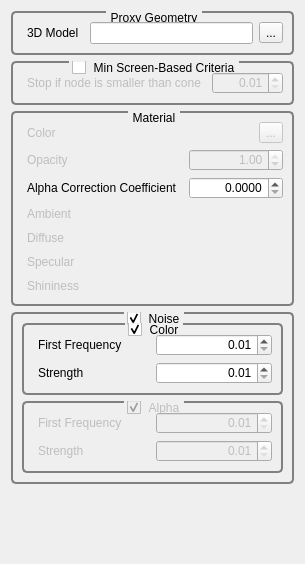
<?xml version="1.0" encoding="UTF-8"?>
<ui version="4.0">
 <class>GvQCustomEditor</class>
 <widget class="QWidget" name="GvQCustomEditor">
  <property name="geometry">
   <rect>
    <x>0</x>
    <y>0</y>
    <width>278</width>
    <height>564</height>
   </rect>
  </property>
  <property name="windowTitle">
   <string>Custom Editor</string>
  </property>
  <property name="styleSheet">
   <string>QGroupBox
{
     background-color: qlineargradient(x1: 0, y1: 0, x2: 0, y2: 1,
                                       stop: 0 #E0E0E0, stop: 1 #FFFFFF);
     border: 2px solid gray;
     border-radius: 5px;
     margin-top: 1ex; /* leave space at the top for the title */
 }

 QGroupBox::title
{
	 subcontrol-origin: margin;
     subcontrol-position: top center; /* position at the top center */
     padding: 0 3px;
     background-color: qlineargradient(x1: 0, y1: 0, x2: 0, y2: 1,
                                       stop: 0 #FFOECE, stop: 1 #FFFFFF);
 }

QLabel
{
	border-radius: 4px;
	padding: 2px;
 }
</string>
  </property>
  <layout class="QVBoxLayout" name="verticalLayout_2">
   <item>
    <widget class="QGroupBox" name="groupBox_4">
     <property name="title">
      <string>Proxy Geometry</string>
     </property>
     <layout class="QHBoxLayout" name="horizontalLayout">
      <item>
       <widget class="QLabel" name="label_3">
        <property name="toolTip">
         <string/>
        </property>
        <property name="text">
         <string>3D Model</string>
        </property>
       </widget>
      </item>
      <item>
       <widget class="QLineEdit" name="_3DModelLineEdit">
        <property name="dragEnabled">
         <bool>false</bool>
        </property>
        <property name="readOnly">
         <bool>true</bool>
        </property>
       </widget>
      </item>
      <item>
       <widget class="QToolButton" name="_3DModelToolButton">
        <property name="toolTip">
         <string>Load 3D model</string>
        </property>
        <property name="text">
         <string>...</string>
        </property>
       </widget>
      </item>
     </layout>
    </widget>
   </item>
   <item>
    <widget class="QGroupBox" name="_screenBasedCriteriaGroupBox">
     <property name="toolTip">
      <string>Stop nodes refinement if node size if smaller than ( k * coneAperture )</string>
     </property>
     <property name="title">
      <string>Min Screen-Based Criteria</string>
     </property>
     <property name="checkable">
      <bool>true</bool>
     </property>
     <property name="checked">
      <bool>false</bool>
     </property>
     <layout class="QHBoxLayout" name="horizontalLayout_2">
      <item>
       <widget class="QLabel" name="_">
        <property name="text">
         <string>Stop if node is smaller than cone</string>
        </property>
       </widget>
      </item>
      <item>
       <spacer name="horizontalSpacer_8">
        <property name="orientation">
         <enum>Qt::Horizontal</enum>
        </property>
        <property name="sizeHint" stdset="0">
         <size>
          <width>40</width>
          <height>20</height>
         </size>
        </property>
       </spacer>
      </item>
      <item>
       <widget class="QDoubleSpinBox" name="_screenBasedCriteriaCoeffDoubleSpinBox">
        <property name="alignment">
         <set>Qt::AlignRight|Qt::AlignTrailing|Qt::AlignVCenter</set>
        </property>
        <property name="minimum">
         <double>0.010000000000000</double>
        </property>
        <property name="maximum">
         <double>1000.000000000000000</double>
        </property>
       </widget>
      </item>
     </layout>
    </widget>
   </item>
   <item>
    <widget class="QGroupBox" name="_screenBasedCriteriaGroupBox_2">
     <property name="toolTip">
      <string>Stop nodes refinement if node size if smaller than ( k * coneAperture )</string>
     </property>
     <property name="title">
      <string>Material</string>
     </property>
     <property name="checkable">
      <bool>false</bool>
     </property>
     <property name="checked">
      <bool>false</bool>
     </property>
     <layout class="QGridLayout" name="gridLayout">
      <item row="0" column="0">
       <widget class="QLabel" name="labelPositionFormatCombo">
        <property name="enabled">
         <bool>false</bool>
        </property>
        <property name="text">
         <string>Color</string>
        </property>
       </widget>
      </item>
      <item row="0" column="1">
       <spacer name="horizontalSpacer">
        <property name="orientation">
         <enum>Qt::Horizontal</enum>
        </property>
        <property name="sizeHint" stdset="0">
         <size>
          <width>55</width>
          <height>20</height>
         </size>
        </property>
       </spacer>
      </item>
      <item row="0" column="2">
       <widget class="QToolButton" name="_materialColorToolButton">
        <property name="enabled">
         <bool>false</bool>
        </property>
        <property name="text">
         <string>...</string>
        </property>
        <property name="icon">
         <iconset resource="../../../../Tools/GigaVoxelsViewer/GvViewerGui/Ui/resources.qrc">
          <normaloff>:/icons/Icons/Colors.png</normaloff>:/icons/Icons/Colors.png</iconset>
        </property>
       </widget>
      </item>
      <item row="1" column="0">
       <widget class="QLabel" name="label_12">
        <property name="enabled">
         <bool>false</bool>
        </property>
        <property name="text">
         <string>Opacity</string>
        </property>
       </widget>
      </item>
      <item row="1" column="1" colspan="2">
       <widget class="QDoubleSpinBox" name="_materialOpacitySpinBox">
        <property name="enabled">
         <bool>false</bool>
        </property>
        <property name="alignment">
         <set>Qt::AlignRight|Qt::AlignTrailing|Qt::AlignVCenter</set>
        </property>
        <property name="minimum">
         <double>0.000000000000000</double>
        </property>
        <property name="maximum">
         <double>1.000000000000000</double>
        </property>
        <property name="singleStep">
         <double>0.100000000000000</double>
        </property>
        <property name="value">
         <double>1.000000000000000</double>
        </property>
       </widget>
      </item>
      <item row="2" column="0">
       <widget class="QLabel" name="_1">
        <property name="text">
         <string>Alpha Correction Coefficient</string>
        </property>
       </widget>
      </item>
      <item row="2" column="1" colspan="2">
       <widget class="QDoubleSpinBox" name="_materialAlphaCorrectionCoefficientDoubleSpinBox">
        <property name="alignment">
         <set>Qt::AlignRight|Qt::AlignTrailing|Qt::AlignVCenter</set>
        </property>
        <property name="decimals">
         <number>4</number>
        </property>
        <property name="maximum">
         <double>4096.000000000000000</double>
        </property>
        <property name="singleStep">
         <double>1.000000000000000</double>
        </property>
       </widget>
      </item>
      <item row="3" column="0">
       <widget class="QLabel" name="labelPositionFormatCombo_2">
        <property name="enabled">
         <bool>false</bool>
        </property>
        <property name="text">
         <string>Ambient</string>
        </property>
       </widget>
      </item>
      <item row="4" column="0">
       <widget class="QLabel" name="labelPositionFormatCombo_3">
        <property name="enabled">
         <bool>false</bool>
        </property>
        <property name="text">
         <string>Diffuse</string>
        </property>
       </widget>
      </item>
      <item row="5" column="0">
       <widget class="QLabel" name="labelPositionFormatCombo_4">
        <property name="enabled">
         <bool>false</bool>
        </property>
        <property name="text">
         <string>Specular</string>
        </property>
       </widget>
      </item>
      <item row="6" column="0">
       <widget class="QLabel" name="labelPositionFormatCombo_5">
        <property name="enabled">
         <bool>false</bool>
        </property>
        <property name="text">
         <string>Shininess</string>
        </property>
       </widget>
      </item>
     </layout>
    </widget>
   </item>
   <item>
    <widget class="QGroupBox" name="_noiseGroupBox">
     <property name="title">
      <string>Noise</string>
     </property>
     <property name="checkable">
      <bool>true</bool>
     </property>
     <layout class="QVBoxLayout" name="verticalLayout">
      <item>
       <widget class="QGroupBox" name="_noiseColorGroupBox">
        <property name="title">
         <string>Color</string>
        </property>
        <property name="checkable">
         <bool>true</bool>
        </property>
        <layout class="QGridLayout" name="gridLayout_3">
         <item row="0" column="0">
          <widget class="QLabel" name="label_11">
           <property name="text">
            <string>First Frequency</string>
           </property>
          </widget>
         </item>
         <item row="0" column="1">
          <widget class="QDoubleSpinBox" name="_noiseFirstFrequencySpinBox">
           <property name="alignment">
            <set>Qt::AlignRight|Qt::AlignTrailing|Qt::AlignVCenter</set>
           </property>
           <property name="minimum">
            <double>0.010000000000000</double>
           </property>
           <property name="singleStep">
            <double>0.100000000000000</double>
           </property>
          </widget>
         </item>
         <item row="1" column="0">
          <widget class="QLabel" name="label_13">
           <property name="text">
            <string>Strength</string>
           </property>
          </widget>
         </item>
         <item row="1" column="1">
          <widget class="QDoubleSpinBox" name="_noiseStrengthSpinBox">
           <property name="alignment">
            <set>Qt::AlignRight|Qt::AlignTrailing|Qt::AlignVCenter</set>
           </property>
           <property name="minimum">
            <double>0.010000000000000</double>
           </property>
           <property name="maximum">
            <double>512.000000000000000</double>
           </property>
           <property name="singleStep">
            <double>0.100000000000000</double>
           </property>
          </widget>
         </item>
        </layout>
       </widget>
      </item>
      <item>
       <widget class="QGroupBox" name="_noiseGroupBox_3">
        <property name="enabled">
         <bool>false</bool>
        </property>
        <property name="title">
         <string>Alpha</string>
        </property>
        <property name="checkable">
         <bool>true</bool>
        </property>
        <layout class="QGridLayout" name="gridLayout_4">
         <item row="0" column="0">
          <widget class="QLabel" name="label_14">
           <property name="text">
            <string>First Frequency</string>
           </property>
          </widget>
         </item>
         <item row="0" column="1">
          <widget class="QDoubleSpinBox" name="_noiseFirstFrequencySpinBox_3">
           <property name="alignment">
            <set>Qt::AlignRight|Qt::AlignTrailing|Qt::AlignVCenter</set>
           </property>
           <property name="minimum">
            <double>0.010000000000000</double>
           </property>
           <property name="singleStep">
            <double>0.100000000000000</double>
           </property>
          </widget>
         </item>
         <item row="1" column="0">
          <widget class="QLabel" name="label_15">
           <property name="text">
            <string>Strength</string>
           </property>
          </widget>
         </item>
         <item row="1" column="1">
          <widget class="QDoubleSpinBox" name="_noiseStrengthSpinBox_3">
           <property name="alignment">
            <set>Qt::AlignRight|Qt::AlignTrailing|Qt::AlignVCenter</set>
           </property>
           <property name="minimum">
            <double>0.010000000000000</double>
           </property>
           <property name="maximum">
            <double>512.000000000000000</double>
           </property>
           <property name="singleStep">
            <double>0.100000000000000</double>
           </property>
          </widget>
         </item>
        </layout>
       </widget>
      </item>
     </layout>
    </widget>
   </item>
   <item>
    <spacer name="verticalSpacer">
     <property name="orientation">
      <enum>Qt::Vertical</enum>
     </property>
     <property name="sizeHint" stdset="0">
      <size>
       <width>20</width>
       <height>60</height>
      </size>
     </property>
    </spacer>
   </item>
  </layout>
  <zorder>groupBox_4</zorder>
  <zorder>verticalSpacer</zorder>
  <zorder>_screenBasedCriteriaGroupBox</zorder>
  <zorder>_screenBasedCriteriaGroupBox_2</zorder>
  <zorder>_noiseGroupBox</zorder>
 </widget>
 <resources>
  <include location="../../../../Tools/GigaVoxelsViewer/GvViewerGui/Ui/resources.qrc"/>
 </resources>
 <connections/>
</ui>
